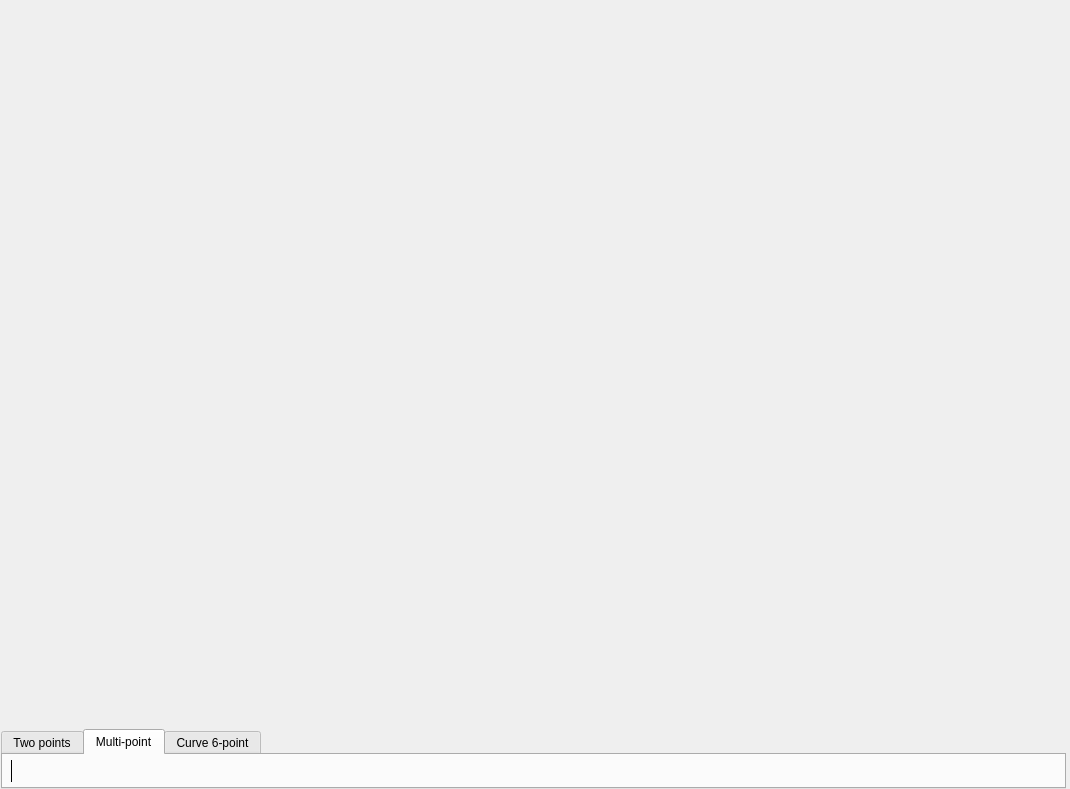
<?xml version="1.0" encoding="UTF-8"?>
<ui version="4.0">
 <class>TVGEditorWidget</class>
 <widget class="QWidget" name="TVGEditorWidget">
  <property name="geometry">
   <rect>
    <x>0</x>
    <y>0</y>
    <width>1070</width>
    <height>789</height>
   </rect>
  </property>
  <property name="windowTitle">
   <string>Form</string>
  </property>
  <layout class="QHBoxLayout" name="horizontalLayout_2">
   <property name="spacing">
    <number>1</number>
   </property>
   <property name="leftMargin">
    <number>0</number>
   </property>
   <property name="topMargin">
    <number>0</number>
   </property>
   <property name="rightMargin">
    <number>0</number>
   </property>
   <property name="bottomMargin">
    <number>0</number>
   </property>
   <item>
    <widget class="ChannelSelector" name="channelSelector" native="true">
     <property name="sizePolicy">
      <sizepolicy hsizetype="Minimum" vsizetype="Preferred">
       <horstretch>0</horstretch>
       <verstretch>0</verstretch>
      </sizepolicy>
     </property>
    </widget>
   </item>
   <item>
    <layout class="QVBoxLayout" name="verticalLayout_2" stretch="9,0">
     <property name="topMargin">
      <number>0</number>
     </property>
     <item>
      <layout class="QHBoxLayout" name="horizontalLayout">
       <item>
        <widget class="AScanWidget" name="aScanWidget" native="true">
         <property name="sizePolicy">
          <sizepolicy hsizetype="MinimumExpanding" vsizetype="MinimumExpanding">
           <horstretch>0</horstretch>
           <verstretch>0</verstretch>
          </sizepolicy>
         </property>
        </widget>
       </item>
      </layout>
     </item>
     <item>
      <layout class="QVBoxLayout" name="verticalLayout">
       <property name="spacing">
        <number>2</number>
       </property>
       <property name="topMargin">
        <number>0</number>
       </property>
       <item>
        <layout class="QHBoxLayout" name="horizontalLayout_3">
         <property name="spacing">
          <number>2</number>
         </property>
         <property name="rightMargin">
          <number>0</number>
         </property>
         <property name="bottomMargin">
          <number>0</number>
         </property>
         <item>
          <widget class="QTabWidget" name="tabWidget">
           <property name="currentIndex">
            <number>1</number>
           </property>
           <property name="iconSize">
            <size>
             <width>32</width>
             <height>32</height>
            </size>
           </property>
           <widget class="QWidget" name="singlePointTab">
            <attribute name="icon">
             <iconset resource="../resources.qrc">
              <normaloff>:/icons/resources/icons/arrows_glide_horizontal.png</normaloff>:/icons/resources/icons/arrows_glide_horizontal.png</iconset>
            </attribute>
            <attribute name="title">
             <string>Two points</string>
            </attribute>
            <layout class="QVBoxLayout" name="verticalLayout_6">
             <property name="spacing">
              <number>5</number>
             </property>
             <property name="leftMargin">
              <number>5</number>
             </property>
             <property name="topMargin">
              <number>5</number>
             </property>
             <property name="rightMargin">
              <number>5</number>
             </property>
             <property name="bottomMargin">
              <number>5</number>
             </property>
             <item>
              <layout class="QHBoxLayout" name="horizontalLayout_4">
               <property name="spacing">
                <number>10</number>
               </property>
               <property name="leftMargin">
                <number>0</number>
               </property>
               <property name="topMargin">
                <number>0</number>
               </property>
               <property name="rightMargin">
                <number>0</number>
               </property>
               <property name="bottomMargin">
                <number>0</number>
               </property>
               <item>
                <layout class="QVBoxLayout" name="verticalLayout_4">
                 <property name="spacing">
                  <number>10</number>
                 </property>
                 <item>
                  <widget class="TouchSpinBox" name="singleBase" native="true"/>
                 </item>
                 <item>
                  <widget class="TouchSpinBox" name="singleWidth" native="true"/>
                 </item>
                 <item>
                  <spacer name="verticalSpacer_2">
                   <property name="orientation">
                    <enum>Qt::Vertical</enum>
                   </property>
                   <property name="sizeHint" stdset="0">
                    <size>
                     <width>20</width>
                     <height>2</height>
                    </size>
                   </property>
                  </spacer>
                 </item>
                </layout>
               </item>
               <item>
                <layout class="QVBoxLayout" name="verticalLayout_5">
                 <property name="spacing">
                  <number>10</number>
                 </property>
                 <item>
                  <widget class="TouchSpinBox" name="singleHeight" native="true"/>
                 </item>
                 <item>
                  <widget class="TouchSpinBox" name="singleOffset" native="true"/>
                 </item>
                 <item>
                  <spacer name="verticalSpacer_3">
                   <property name="orientation">
                    <enum>Qt::Vertical</enum>
                   </property>
                   <property name="sizeHint" stdset="0">
                    <size>
                     <width>20</width>
                     <height>2</height>
                    </size>
                   </property>
                  </spacer>
                 </item>
                </layout>
               </item>
               <item>
                <layout class="QVBoxLayout" name="verticalLayout_7">
                 <property name="spacing">
                  <number>10</number>
                 </property>
                 <item>
                  <widget class="TouchSpinBox" name="singleForm" native="true"/>
                 </item>
                 <item>
                  <spacer name="verticalSpacer_4">
                   <property name="orientation">
                    <enum>Qt::Vertical</enum>
                   </property>
                   <property name="sizeHint" stdset="0">
                    <size>
                     <width>20</width>
                     <height>2</height>
                    </size>
                   </property>
                  </spacer>
                 </item>
                </layout>
               </item>
              </layout>
             </item>
            </layout>
           </widget>
           <widget class="QWidget" name="multiPointTab">
            <attribute name="icon">
             <iconset resource="../resources.qrc">
              <normaloff>:/icons/resources/icons/software_vector_composite.png</normaloff>:/icons/resources/icons/software_vector_composite.png</iconset>
            </attribute>
            <attribute name="title">
             <string>Multi-point</string>
            </attribute>
            <layout class="QHBoxLayout" name="horizontalLayout_6" stretch="0,0,0,3,0">
             <property name="spacing">
              <number>2</number>
             </property>
             <property name="leftMargin">
              <number>5</number>
             </property>
             <property name="topMargin">
              <number>5</number>
             </property>
             <property name="rightMargin">
              <number>5</number>
             </property>
             <property name="bottomMargin">
              <number>5</number>
             </property>
             <item>
              <widget class="VerticalTouchSpinBox" name="npointNumber" native="true"/>
             </item>
             <item>
              <widget class="Line" name="line">
               <property name="frameShadow">
                <enum>QFrame::Plain</enum>
               </property>
               <property name="orientation">
                <enum>Qt::Vertical</enum>
               </property>
              </widget>
             </item>
             <item>
              <spacer name="horizontalSpacer">
               <property name="orientation">
                <enum>Qt::Horizontal</enum>
               </property>
               <property name="sizeHint" stdset="0">
                <size>
                 <width>40</width>
                 <height>20</height>
                </size>
               </property>
              </spacer>
             </item>
             <item>
              <layout class="QHBoxLayout" name="npointLayout">
               <property name="spacing">
                <number>2</number>
               </property>
               <property name="sizeConstraint">
                <enum>QLayout::SetDefaultConstraint</enum>
               </property>
               <property name="leftMargin">
                <number>2</number>
               </property>
               <property name="topMargin">
                <number>0</number>
               </property>
               <property name="rightMargin">
                <number>2</number>
               </property>
               <property name="bottomMargin">
                <number>0</number>
               </property>
              </layout>
             </item>
             <item>
              <spacer name="horizontalSpacer_2">
               <property name="orientation">
                <enum>Qt::Horizontal</enum>
               </property>
               <property name="sizeHint" stdset="0">
                <size>
                 <width>40</width>
                 <height>20</height>
                </size>
               </property>
              </spacer>
             </item>
            </layout>
           </widget>
           <widget class="QWidget" name="tab">
            <attribute name="icon">
             <iconset resource="../resources.qrc">
              <normaloff>:/icons/resources/icons/software_add_vectorpoint.png</normaloff>:/icons/resources/icons/software_add_vectorpoint.png</iconset>
            </attribute>
            <attribute name="title">
             <string>Curve 6-point</string>
            </attribute>
           </widget>
          </widget>
         </item>
         <item>
          <layout class="QVBoxLayout" name="verticalLayout_3">
           <property name="leftMargin">
            <number>2</number>
           </property>
           <property name="topMargin">
            <number>2</number>
           </property>
           <property name="rightMargin">
            <number>2</number>
           </property>
           <property name="bottomMargin">
            <number>2</number>
           </property>
          </layout>
         </item>
        </layout>
       </item>
      </layout>
     </item>
    </layout>
   </item>
  </layout>
 </widget>
 <customwidgets>
  <customwidget>
   <class>TouchSpinBox</class>
   <extends>QWidget</extends>
   <header>ui/controls/touchspinbox.h</header>
   <container>1</container>
  </customwidget>
  <customwidget>
   <class>AScanWidget</class>
   <extends>QWidget</extends>
   <header>ui/ascanwidget.h</header>
   <container>1</container>
  </customwidget>
  <customwidget>
   <class>ChannelSelector</class>
   <extends>QWidget</extends>
   <header>ui/channelselector.h</header>
   <container>1</container>
  </customwidget>
  <customwidget>
   <class>VerticalTouchSpinBox</class>
   <extends>QWidget</extends>
   <header>ui/controls/verticaltouchspinbox.h</header>
   <container>1</container>
  </customwidget>
 </customwidgets>
 <resources>
  <include location="../resources.qrc"/>
 </resources>
 <connections/>
</ui>
